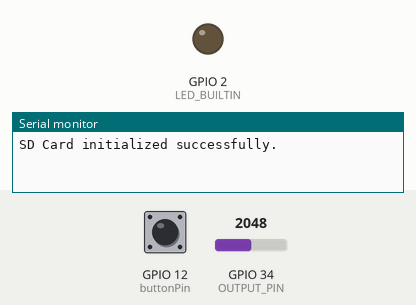
Bench run of a sketch on a simulated ESP32. On the bench: output pins drawn as LEDs (lit = HIGH), the last lines printed to the serial monitor. Inputs (shaded band) come from the test bench; at power-on: GPIO 12 (buttonPin) HIGH, GPIO 34 (OUTPUT_PIN) = 2048. WiFi joins after 1.5 s; servers stay silent unless stated; storage starts empty; EEPROM starts erased.

Above: at 4.3 s.
4.4 s: GPIO 12 (buttonPin) pulled LOW for 0.15 s
At 4.8 s:
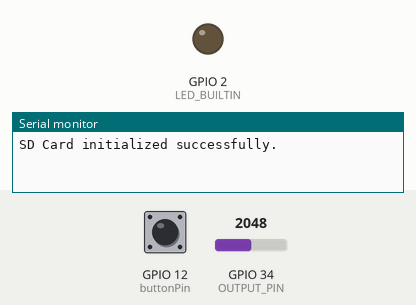
21.5 s: GPIO 12 (buttonPin) pulled LOW for 1 s
At 22.6 s:
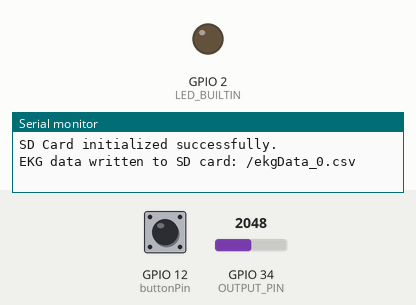
38.5 s: GPIO 12 (buttonPin) pulled LOW for 3.2 s
At 39.0 s:
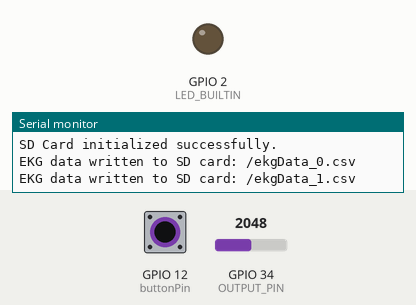
Timing chart, 0 to 55.5 s (numbered marks = the images above; inputs shaded):
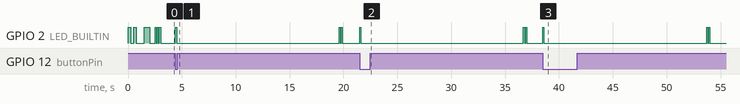

The sketch:

complete_thing.ino
```cpp
#include <WiFi.h>
#include <WiFiUDP.h>
#include <WiFiClient.h>
#include <SPI.h>
#include <SD.h>
#include <Preferences.h>

// Network objects
WiFiUDP udp;
WiFiClient client;

const char* ssid = "Mango"; // Your WiFi SSID
const char* password = "YashicaMat1!"; // Your WiFi password
const char* serverAddress = "192.168.68.124"; // IP address of the TCP server
const uint16_t serverPort = 5001; // TCP server port
const int OUTPUT_PIN = 34; // AD8232 output connected to GPIO 26 (ADC0) on the Pi Pico W

const int sampleRate = 250; // Sample rate in Hz
const int bufferSize = 7500; // 60 seconds of data at 250 Hz
float buffer[bufferSize]; // Circular buffer to hold data
int bufferIndex = 0; // Current index in the buffer
bool activationFlag = false; // Flag to indicate activation
unsigned long activationTime = 0; // Time of activation
const long postActivationDuration = 15000; // 30 seconds after activation
unsigned long sampleTime = millis(); // Initialize sample time

// Button setup
const int buttonPin = 12; // The pin number for the button, using GP18

// Define the pin numbers for the SPI interface to the SD card
#define CS_PIN    5  // DATA 3/CS
#define MOSI_PIN  23 // CMD/PICO (Peripheral's SDI)
#define MISO_PIN  19 // DATA 0/POCI (Peripheral's SDO)
#define SCK_PIN   18 // CLK/SCK

Preferences preferences;
unsigned int fileIndex = 0; // File index counter for unique filenames


void setup() {
  Serial.begin(115200);
  while (!Serial); // Wait for the Serial monitor to open

  // Initialize SPI with the specified pins
  SPI.begin(SCK_PIN, MISO_PIN, MOSI_PIN, CS_PIN);
  preferences.begin("ekg", false); // Open in RW-mode
  fileIndex = preferences.getUInt("fileIndex", 0);
  // Attempt to initialize the SD card
  if (!SD.begin(CS_PIN)) {
    Serial.println("Card Mount Failed");
    return;
  }
  Serial.println("SD Card initialized successfully.");
  pinMode(LED_BUILTIN, OUTPUT);
  WiFi.begin(ssid, password);
  pinMode(OUTPUT_PIN, INPUT);

  blinkLED(2, 250); // Blink twice to indicate setup start

  while (WiFi.status() != WL_CONNECTED) {
    delay(500);
    blinkLED(1, 500); // Slow blink to indicate trying to connect to WiFi
  }

  blinkLED(3, 100); // Blink 3 times quickly to indicate WiFi connected

  // Initialize the button pin as an input with an internal pull-up resistor
  pinMode(buttonPin, INPUT_PULLUP);
}


void loop() {
  // Check if the button has been pressed. Since we're using INPUT_PULLUP, button press is LOW
  if (digitalRead(buttonPin) == LOW && !activationFlag) {
    activationFlag = true;
    activationTime = millis();
    blinkLED(1, 100); // Single blink to indicate button press detected
    delay(100); // Debounce delay
  }

  int sample = analogRead(OUTPUT_PIN);// Read the EKG data from AD8232

  buffer[bufferIndex] = sample; // Store the read sample in the buffer

  bufferIndex = (bufferIndex + 1) % bufferSize;

  sendSampleOverUDP(sample);
  // After activation, wait for additional 30 seconds before sending data
  if (activationFlag && (millis() - activationTime > postActivationDuration)) {
    if(sendBufferOverTCP()) { // If data sent successfully
      blinkLED(2, 100); // Blink twice quickly to indicate data sent
    } else {
      blinkLED(5, 300); // Blink 5 times slowly to indicate failure
    }
    WriteBufferToSDCard(); //save data locally
    activationFlag = false;
    bufferIndex = 0; // Reset buffer index for the next activation
  }

  delay(1000 / sampleRate); // Maintain sample rate to collect data
}


void sendSampleOverUDP(float sample) {
  udp.beginPacket(serverAddress, 5002);

  // Convert the float sample to a byte array
  byte* sampleBytes = (byte*)&sample;

  // Send the sample as binary data
  udp.write(sampleBytes, sizeof(sample));
  udp.endPacket();
}

bool sendBufferOverTCP() {
  if (!client.connect(serverAddress, serverPort)) {
    return false;
  }

  client.write((const uint8_t*)buffer, bufferSize * sizeof(float));
  client.stop();
  return true;
}


void blinkLED(int count, int delayTime) {
  for(int i = 0; i < count; i++) {
    digitalWrite(LED_BUILTIN, HIGH);
    delay(delayTime);
    digitalWrite(LED_BUILTIN, LOW);
    delay(delayTime);
  }
}


void WriteBufferToSDCard() {
  // Ensure SD card is initialized only once in setup() and not here to avoid re-initialization issues
  // Generate a unique filename for the data
  String filename = "/ekgData_" + String(fileIndex) + ".csv";

  // Open the file for writing
  File file = SD.open(filename.c_str(), FILE_WRITE);
  if (!file) {
    Serial.println("Failed to open file for writing: " + filename);
    return; // Exit the function if file cannot be opened
  }

  // Write EKG readings to the file with minimal write operations
  String dataBuffer = ""; // Buffer to accumulate data
  const int BUFFER_LIMIT = 50; // Number of readings to accumulate before writing

  for (int i = 0; i < bufferIndex; i++) {
    // Append current reading to buffer, format as CSV
    dataBuffer += String(buffer[i]) + ",\n"; // Adding a comma for CSV formatting

    // Write and clear buffer after every BUFFER_LIMIT readings or at the last reading
    if ((i + 1) % BUFFER_LIMIT == 0 || i == bufferIndex - 1) {
      file.print(dataBuffer);
      dataBuffer = ""; // Clear the buffer
    }
  }

  file.close(); // Ensure the file is closed after writing
    Serial.println("EKG data written to SD card: " + filename);

    // Update the file index for the next data write operation and store it
    fileIndex++;
    preferences.putUInt("fileIndex", fileIndex);
}
```

Measured:
- after the input at 4.4 s, GPIO 2 (LED_BUILTIN): goes HIGH 0.10 s, LOW 15.1 s, HIGH 0.10 s, LOW 0.10 s, HIGH 0.10 s, then LOW, starting at once
- after the input at 21.5 s, GPIO 2 (LED_BUILTIN): goes HIGH 0.10 s, LOW 15.1 s, HIGH 0.10 s, LOW 0.10 s, HIGH 0.10 s, then LOW, starting at once
- after the input at 38.5 s, GPIO 2 (LED_BUILTIN): goes HIGH 0.10 s, LOW 15.1 s, HIGH 0.10 s, LOW 0.10 s, HIGH 0.10 s, then LOW, starting at once
